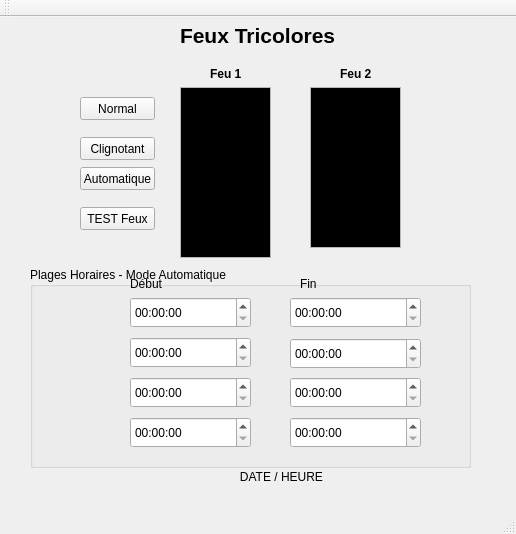
<?xml version="1.0" encoding="UTF-8"?>
<ui version="4.0">
 <class>MainWindow</class>
 <widget class="QMainWindow" name="MainWindow">
  <property name="geometry">
   <rect>
    <x>0</x>
    <y>0</y>
    <width>516</width>
    <height>534</height>
   </rect>
  </property>
  <property name="windowTitle">
   <string>MainWindow</string>
  </property>
  <widget class="QWidget" name="centralWidget">
   <widget class="QPushButton" name="pb_Normal">
    <property name="geometry">
     <rect>
      <x>80</x>
      <y>80</y>
      <width>75</width>
      <height>23</height>
     </rect>
    </property>
    <property name="text">
     <string>Normal</string>
    </property>
   </widget>
   <widget class="QPushButton" name="pb_Clignotant">
    <property name="geometry">
     <rect>
      <x>80</x>
      <y>120</y>
      <width>75</width>
      <height>23</height>
     </rect>
    </property>
    <property name="text">
     <string>Clignotant</string>
    </property>
   </widget>
   <widget class="QPushButton" name="pb_Automatique">
    <property name="geometry">
     <rect>
      <x>80</x>
      <y>150</y>
      <width>75</width>
      <height>23</height>
     </rect>
    </property>
    <property name="text">
     <string>Automatique</string>
    </property>
   </widget>
   <widget class="QPushButton" name="pb_Test_Feux">
    <property name="geometry">
     <rect>
      <x>80</x>
      <y>190</y>
      <width>75</width>
      <height>23</height>
     </rect>
    </property>
    <property name="text">
     <string>TEST Feux</string>
    </property>
   </widget>
   <widget class="QTimeEdit" name="te_2Fin">
    <property name="geometry">
     <rect>
      <x>290</x>
      <y>321</y>
      <width>131</width>
      <height>31</height>
     </rect>
    </property>
   </widget>
   <widget class="QTimeEdit" name="te_3Fin">
    <property name="geometry">
     <rect>
      <x>290</x>
      <y>360</y>
      <width>131</width>
      <height>31</height>
     </rect>
    </property>
   </widget>
   <widget class="QTextEdit" name="te_feux1">
    <property name="geometry">
     <rect>
      <x>180</x>
      <y>70</y>
      <width>91</width>
      <height>171</height>
     </rect>
    </property>
    <property name="palette">
     <palette>
      <active>
       <colorrole role="Base">
        <brush brushstyle="SolidPattern">
         <color alpha="255">
          <red>0</red>
          <green>0</green>
          <blue>0</blue>
         </color>
        </brush>
       </colorrole>
      </active>
      <inactive>
       <colorrole role="Base">
        <brush brushstyle="SolidPattern">
         <color alpha="255">
          <red>0</red>
          <green>0</green>
          <blue>0</blue>
         </color>
        </brush>
       </colorrole>
      </inactive>
      <disabled>
       <colorrole role="Base">
        <brush brushstyle="SolidPattern">
         <color alpha="255">
          <red>240</red>
          <green>240</green>
          <blue>240</blue>
         </color>
        </brush>
       </colorrole>
      </disabled>
     </palette>
    </property>
   </widget>
   <widget class="QTextEdit" name="te_feux2">
    <property name="geometry">
     <rect>
      <x>310</x>
      <y>70</y>
      <width>91</width>
      <height>161</height>
     </rect>
    </property>
    <property name="palette">
     <palette>
      <active>
       <colorrole role="Base">
        <brush brushstyle="SolidPattern">
         <color alpha="255">
          <red>0</red>
          <green>0</green>
          <blue>0</blue>
         </color>
        </brush>
       </colorrole>
      </active>
      <inactive>
       <colorrole role="Base">
        <brush brushstyle="SolidPattern">
         <color alpha="255">
          <red>0</red>
          <green>0</green>
          <blue>0</blue>
         </color>
        </brush>
       </colorrole>
      </inactive>
      <disabled>
       <colorrole role="Base">
        <brush brushstyle="SolidPattern">
         <color alpha="255">
          <red>240</red>
          <green>240</green>
          <blue>240</blue>
         </color>
        </brush>
       </colorrole>
      </disabled>
     </palette>
    </property>
   </widget>
   <widget class="QGroupBox" name="gb_Info_plage">
    <property name="geometry">
     <rect>
      <x>30</x>
      <y>250</y>
      <width>441</width>
      <height>201</height>
     </rect>
    </property>
    <property name="title">
     <string>Plages Horaires - Mode Automatique</string>
    </property>
    <widget class="QTimeEdit" name="te_4Debut">
     <property name="geometry">
      <rect>
       <x>100</x>
       <y>150</y>
       <width>121</width>
       <height>31</height>
      </rect>
     </property>
    </widget>
    <widget class="QTimeEdit" name="te_4Fin">
     <property name="geometry">
      <rect>
       <x>260</x>
       <y>150</y>
       <width>131</width>
       <height>31</height>
      </rect>
     </property>
    </widget>
    <widget class="QLabel" name="l_info_fin">
     <property name="geometry">
      <rect>
       <x>270</x>
       <y>10</y>
       <width>46</width>
       <height>13</height>
      </rect>
     </property>
     <property name="text">
      <string>Fin</string>
     </property>
    </widget>
    <widget class="QTimeEdit" name="te_1Fin">
     <property name="geometry">
      <rect>
       <x>260</x>
       <y>30</y>
       <width>131</width>
       <height>31</height>
      </rect>
     </property>
    </widget>
    <widget class="QTimeEdit" name="te_1Debut">
     <property name="geometry">
      <rect>
       <x>100</x>
       <y>30</y>
       <width>121</width>
       <height>31</height>
      </rect>
     </property>
     <property name="dateTime">
      <datetime>
       <hour>0</hour>
       <minute>0</minute>
       <second>0</second>
       <year>2000</year>
       <month>1</month>
       <day>1</day>
      </datetime>
     </property>
     <property name="time">
      <time>
       <hour>0</hour>
       <minute>0</minute>
       <second>0</second>
      </time>
     </property>
    </widget>
    <widget class="QLabel" name="l_info_debut">
     <property name="geometry">
      <rect>
       <x>100</x>
       <y>10</y>
       <width>46</width>
       <height>13</height>
      </rect>
     </property>
     <property name="text">
      <string>Début</string>
     </property>
    </widget>
    <widget class="QTimeEdit" name="te_2Debut">
     <property name="geometry">
      <rect>
       <x>100</x>
       <y>70</y>
       <width>121</width>
       <height>31</height>
      </rect>
     </property>
    </widget>
    <widget class="QTimeEdit" name="te_3Debut">
     <property name="geometry">
      <rect>
       <x>100</x>
       <y>110</y>
       <width>121</width>
       <height>31</height>
      </rect>
     </property>
    </widget>
   </widget>
   <widget class="QLabel" name="l_DateHeure">
    <property name="geometry">
     <rect>
      <x>190</x>
      <y>450</y>
      <width>171</width>
      <height>20</height>
     </rect>
    </property>
    <property name="text">
     <string>               DATE / HEURE</string>
    </property>
   </widget>
   <widget class="QLabel" name="l_feu_1">
    <property name="geometry">
     <rect>
      <x>210</x>
      <y>50</y>
      <width>46</width>
      <height>13</height>
     </rect>
    </property>
    <property name="font">
     <font>
      <weight>75</weight>
      <bold>true</bold>
     </font>
    </property>
    <property name="text">
     <string>Feu 1</string>
    </property>
   </widget>
   <widget class="QLabel" name="l_feu_2">
    <property name="geometry">
     <rect>
      <x>340</x>
      <y>50</y>
      <width>46</width>
      <height>13</height>
     </rect>
    </property>
    <property name="font">
     <font>
      <weight>75</weight>
      <bold>true</bold>
     </font>
    </property>
    <property name="text">
     <string>Feu 2</string>
    </property>
   </widget>
   <widget class="QLabel" name="label">
    <property name="geometry">
     <rect>
      <x>180</x>
      <y>10</y>
      <width>191</width>
      <height>16</height>
     </rect>
    </property>
    <property name="font">
     <font>
      <pointsize>16</pointsize>
      <weight>75</weight>
      <bold>true</bold>
     </font>
    </property>
    <property name="text">
     <string>Feux Tricolores</string>
    </property>
   </widget>
   <widget class="QLabel" name="l_F1Rouge">
    <property name="geometry">
     <rect>
      <x>190</x>
      <y>80</y>
      <width>71</width>
      <height>51</height>
     </rect>
    </property>
    <property name="text">
     <string/>
    </property>
    <property name="pixmap">
     <pixmap>R.png</pixmap>
    </property>
    <property name="scaledContents">
     <bool>true</bool>
    </property>
   </widget>
   <widget class="QLabel" name="l_F1Vert">
    <property name="geometry">
     <rect>
      <x>190</x>
      <y>180</y>
      <width>71</width>
      <height>51</height>
     </rect>
    </property>
    <property name="text">
     <string/>
    </property>
    <property name="pixmap">
     <pixmap>V.png</pixmap>
    </property>
    <property name="scaledContents">
     <bool>true</bool>
    </property>
   </widget>
   <widget class="QLabel" name="l_F2Rouge">
    <property name="geometry">
     <rect>
      <x>320</x>
      <y>80</y>
      <width>71</width>
      <height>51</height>
     </rect>
    </property>
    <property name="text">
     <string/>
    </property>
    <property name="pixmap">
     <pixmap>R.png</pixmap>
    </property>
    <property name="scaledContents">
     <bool>true</bool>
    </property>
   </widget>
   <widget class="QLabel" name="l_F1Orange">
    <property name="geometry">
     <rect>
      <x>190</x>
      <y>130</y>
      <width>71</width>
      <height>51</height>
     </rect>
    </property>
    <property name="text">
     <string/>
    </property>
    <property name="pixmap">
     <pixmap>O.png</pixmap>
    </property>
    <property name="scaledContents">
     <bool>true</bool>
    </property>
   </widget>
   <widget class="QLabel" name="l_F2Orange">
    <property name="geometry">
     <rect>
      <x>320</x>
      <y>130</y>
      <width>71</width>
      <height>51</height>
     </rect>
    </property>
    <property name="text">
     <string/>
    </property>
    <property name="pixmap">
     <pixmap>O.png</pixmap>
    </property>
    <property name="scaledContents">
     <bool>true</bool>
    </property>
   </widget>
   <widget class="QLabel" name="l_F2Vert">
    <property name="geometry">
     <rect>
      <x>320</x>
      <y>180</y>
      <width>71</width>
      <height>51</height>
     </rect>
    </property>
    <property name="text">
     <string/>
    </property>
    <property name="pixmap">
     <pixmap>V.png</pixmap>
    </property>
    <property name="scaledContents">
     <bool>true</bool>
    </property>
   </widget>
   <zorder>gb_Info_plage</zorder>
   <zorder>pb_Normal</zorder>
   <zorder>pb_Clignotant</zorder>
   <zorder>pb_Automatique</zorder>
   <zorder>pb_Test_Feux</zorder>
   <zorder>te_2Fin</zorder>
   <zorder>te_3Fin</zorder>
   <zorder>te_feux1</zorder>
   <zorder>te_feux2</zorder>
   <zorder>l_DateHeure</zorder>
   <zorder>l_feu_1</zorder>
   <zorder>l_feu_2</zorder>
   <zorder>label</zorder>
   <zorder>l_F1Rouge</zorder>
   <zorder>l_F1Vert</zorder>
   <zorder>l_F2Rouge</zorder>
   <zorder>l_F1Orange</zorder>
   <zorder>l_F2Orange</zorder>
   <zorder>l_F2Vert</zorder>
  </widget>
  <widget class="QMenuBar" name="menuBar">
   <property name="geometry">
    <rect>
     <x>0</x>
     <y>0</y>
     <width>516</width>
     <height>20</height>
    </rect>
   </property>
  </widget>
  <widget class="QToolBar" name="mainToolBar">
   <attribute name="toolBarArea">
    <enum>TopToolBarArea</enum>
   </attribute>
   <attribute name="toolBarBreak">
    <bool>false</bool>
   </attribute>
  </widget>
  <widget class="QStatusBar" name="statusBar"/>
 </widget>
 <layoutdefault spacing="6" margin="11"/>
 <resources/>
 <connections/>
</ui>
